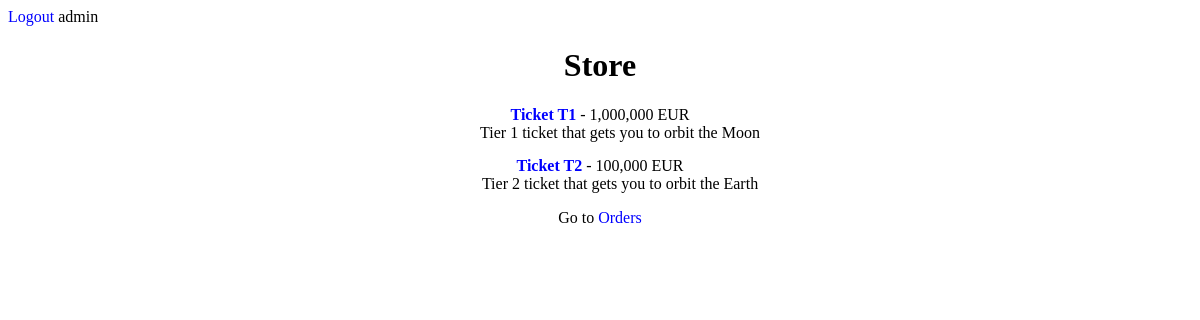
Screenshot of /store/ (signed in) with the database file from the repository.
### users/models.py (models this page shows)
class CustomUser(AbstractUser):
  country = models.CharField(max_length=3,
    choices=(("GBP", "GB"), ("EUR", "DE"), ("DKK", "DK"), ("MXN", "MX"), ("SGD", "SG")))

### store/models.py (models this page shows, shortened)
class Item(models.Model):
  name = models.CharField(max_length=100)
  description = models.CharField(max_length=1000)

### app/views.py (the view)
# urls.py: path("store/", views.store, name="store"),
@login_required
def store(request):
  items = get_items(request, request.user.country)
  return render(request, "app/store.html", {"items": json.loads(items.content)['data']})

### store/views.py (called while the page is built)
def get_items(request, currency):
  prices = Price.objects.filter(currency=currency)
  items = prices.values('id', 'amount', 'currency', 'item__id', 'item__name', 'item__description')
  items = [{
    'id': x['item__id'],
    'price': x['amount'],
    'currency': x['currency'],
    'name': x['item__name'],
    'description': x['item__description']
  } for x in items]
  return JsonResponse({"data": items})

### app/templates/app/store.html
{% extends 'app/base.html' %}
{% load humanize %}
{% block content %}
<h1>Store</h1>
<dl>
  {% for item in items %}
    <dt>
      <a href="{% url 'app:pay' item.id item.currency %}">
        {{item.name}}
      </a>
      - {{item.price | intcomma}} {{item.currency}}
    </dt>
    <dd>
      {{item.description}}
    </dd>
  {% endfor %}
</dl>
<p>
  Go to
  <a href="{% url 'app:orders' %}">Orders</a>
</p>
{% endblock content %}

### app/templates/app/base.html (shortened to what this page needs)
{% load static %}
<html>
  <head>
    <link rel="stylesheet" type="text/css" href="{% static 'app/style.css' %}">
  </head>
  <body>
    <div id="navbar">
      {% block navbar %}
        <nav class="navbar">
          {% if user.is_authenticated %}
            <a class="nav-link" href="{% url 'users:logout' %}">Logout</a>
            {{user.username}}
          {% else %}
            <a class="nav-link" href="{% url 'users:login' %}">Login</a>
            |
            <a class="nav-link" href="{% url 'users:register' %}">Register</a>
          {% endif %}
        </nav>
      {% endblock navbar %}
    </div>
    <div id="content">
      {% block content %}
      {% endblock content %}
    </div>
  </body>
</html>

### app/static/app/style.css (style rules this page uses)
body { background-color: white; }
a { color: blue; text-decoration: none; }
dt { margin-top: 15px; }
dd { margin-bottom: 15px; }
dt a { font-weight: bold; }
#content { text-align: center; }

### rows the page displays
CustomUser: username "admin"
Item: name "Ticket T1", price "1,000,000", currency "EUR", description "Tier 1 ticket that gets you to orbit the Moon"
Item: name "Ticket T2", price "100,000", currency "EUR", description "Tier 2 ticket that gets you to orbit the Earth"
